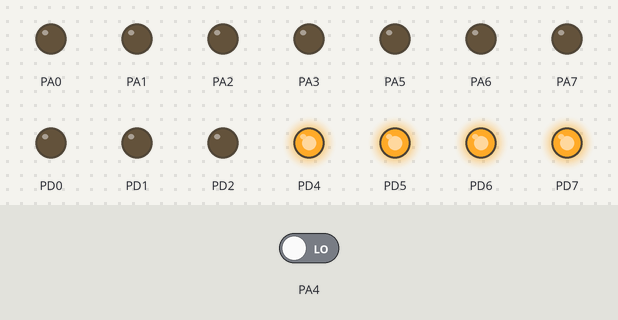
Bench run of a program on a simulated ATmega32, built with avr-gcc and emulated at 1 MHz. Parts: output pins drawn as LEDs (lit = HIGH). Dashed ring = blinking. The test bench sets the inputs (shaded band); at power-on: PA4 LOW.

Above: at 1.2 s.
1.3 s: PA4 driven HIGH
At 3.1 s:
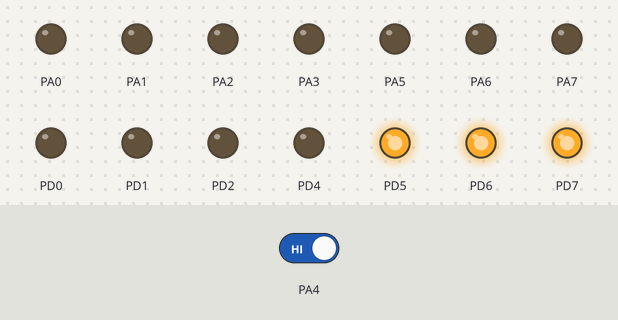
4.3 s: PA4 driven LOW
At 5.0 s:
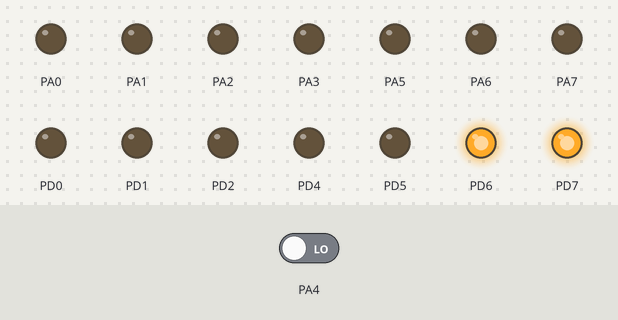
5.8 s: PA4 driven HIGH
At 7.6 s:
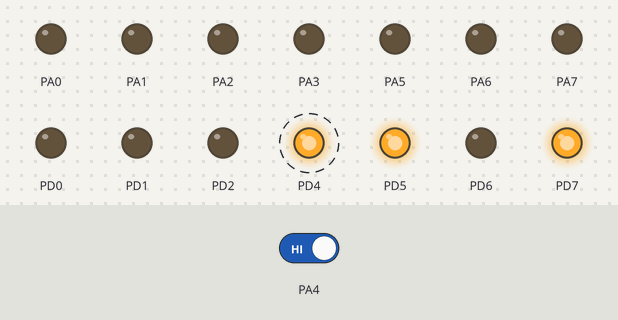
Timing chart, 0 to 23.8 s (numbered marks = the images above; inputs shaded):
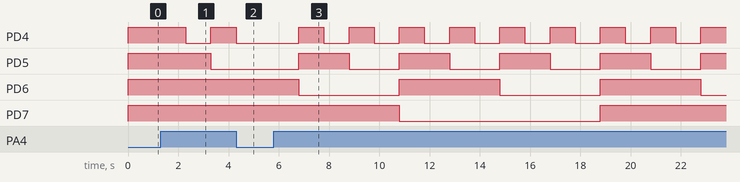

Measured:
- after the input at 1.3 s, PD4: HIGH → LOW after 1.0 s, → HIGH 1.0 s later; PD5: HIGH → LOW after 2.0 s
- after the input at 4.3 s, PD4: goes on until 4.3 s, then stays LOW; PD5: stays LOW (without the input it goes to HIGH after 1.0 s); PD6: stays HIGH (without the input it goes to LOW after 1.0 s)
- after the input at 5.8 s, PD4: alternates HIGH for 1.0 s and LOW for 1.0 s, starting after 1.0 s; PD5: alternates HIGH for 2.0 s and LOW for 2.0 s, starting after 1.0 s; PD6: alternates HIGH for 4.0 s and LOW for 4.0 s, starting after 1.0 s; PD7: HIGH → LOW after 5.0 s, → HIGH 8.0 s later

The program:

main.c
```c
/*
 * A2-G4-Counter.c
 * 4 bit down counter(PULL down)
 * push button pin PA4
 * output pin PD4 to PD7
 *
 * Created: 12-Jun-22 8:06:51 PM
 * Author : Hasan Masum
 */

#include <avr/io.h>
#define F_CPU 1000000 // Clock Frequency
#include <util/delay.h>


int main(void)
{
	// set push button input pin to PA4
	// PA4 is connected with push button: 1 when pressed
	DDRA = 0xEF; // 1110 1111

	// set all PDx to output
	// PORT D is connected to 4 LEDS(PD4 to PD7)
	DDRD = 0xFF; // 1111 1111

	uint8_t cnt = 15; // start counting from 15
	uint8_t in; // 1 if push button is pressed.

    while (1)
    {
		// output current value of the counter to PORT D
		PORTD = cnt << 4; // left shit 4 bit to show output in PD4 to PD7

		// check if push button is pushed in PIN PA4
		in = PINA & (0x10) ; // PINA & (0001 0000)

		if(in){

			// decrement count
			// cnt is set to 15 when it becomes -1
			cnt = (16+cnt-1)%16;
			_delay_ms(1000);
		}
    }
}
```
